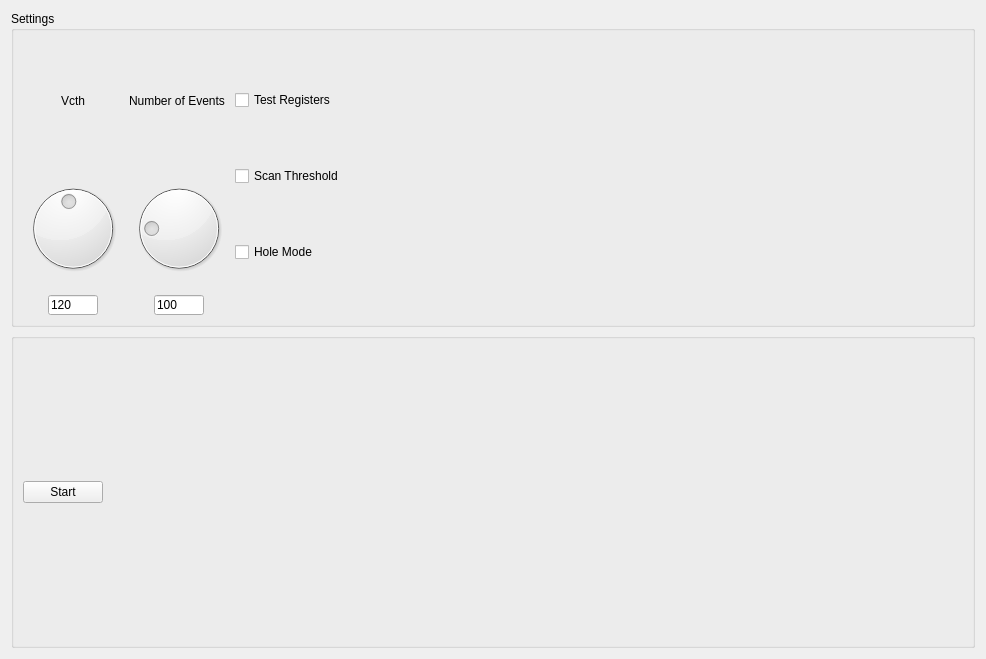
<?xml version="1.0" encoding="UTF-8"?>
<ui version="4.0">
 <class>DataTestTab</class>
 <widget class="QWidget" name="DataTestTab">
  <property name="geometry">
   <rect>
    <x>0</x>
    <y>0</y>
    <width>986</width>
    <height>659</height>
   </rect>
  </property>
  <property name="windowTitle">
   <string>Form</string>
  </property>
  <layout class="QHBoxLayout" name="horizontalLayout">
   <item>
    <layout class="QVBoxLayout" name="loDataTestTab">
     <item>
      <layout class="QHBoxLayout" name="loCbcBox"/>
     </item>
     <item>
      <widget class="QGroupBox" name="gbSettings">
       <property name="title">
        <string>Settings</string>
       </property>
       <layout class="QHBoxLayout" name="horizontalLayout_3">
        <item>
         <layout class="QGridLayout" name="gridLayout">
          <item row="0" column="2" alignment="Qt::AlignHCenter">
           <widget class="QLabel" name="lblVcth">
            <property name="text">
             <string>Vcth</string>
            </property>
           </widget>
          </item>
          <item row="1" column="2">
           <widget class="QDial" name="dialVcth">
            <property name="cursor">
             <cursorShape>ArrowCursor</cursorShape>
            </property>
            <property name="maximum">
             <number>255</number>
            </property>
            <property name="value">
             <number>120</number>
            </property>
            <property name="invertedAppearance">
             <bool>false</bool>
            </property>
            <property name="wrapping">
             <bool>false</bool>
            </property>
            <property name="notchesVisible">
             <bool>false</bool>
            </property>
           </widget>
          </item>
          <item row="1" column="4">
           <widget class="QDial" name="dialEvents">
            <property name="maximum">
             <number>500</number>
            </property>
            <property name="value">
             <number>100</number>
            </property>
           </widget>
          </item>
          <item row="2" column="2" alignment="Qt::AlignHCenter">
           <widget class="QLineEdit" name="txtVcth">
            <property name="maximumSize">
             <size>
              <width>50</width>
              <height>20</height>
             </size>
            </property>
            <property name="text">
             <string>120</string>
            </property>
           </widget>
          </item>
          <item row="2" column="4" alignment="Qt::AlignHCenter">
           <widget class="QLineEdit" name="txtEvents">
            <property name="maximumSize">
             <size>
              <width>50</width>
              <height>20</height>
             </size>
            </property>
            <property name="text">
             <string>100</string>
            </property>
           </widget>
          </item>
          <item row="0" column="4">
           <widget class="QLabel" name="lblEvents">
            <property name="text">
             <string>Number of Events</string>
            </property>
           </widget>
          </item>
         </layout>
        </item>
        <item>
         <layout class="QVBoxLayout" name="loOptionsExtra">
          <item>
           <widget class="QCheckBox" name="checkTestReg">
            <property name="text">
             <string>Test Registers</string>
            </property>
           </widget>
          </item>
          <item>
           <widget class="QCheckBox" name="checkScan">
            <property name="text">
             <string>Scan Threshold</string>
            </property>
           </widget>
          </item>
          <item>
           <widget class="QCheckBox" name="checkHoleMode">
            <property name="text">
             <string>Hole Mode</string>
            </property>
           </widget>
          </item>
         </layout>
        </item>
        <item>
         <spacer name="spacerSettings">
          <property name="orientation">
           <enum>Qt::Horizontal</enum>
          </property>
          <property name="sizeHint" stdset="0">
           <size>
            <width>40</width>
            <height>20</height>
           </size>
          </property>
         </spacer>
        </item>
       </layout>
      </widget>
     </item>
     <item>
      <widget class="QGroupBox" name="gbStart">
       <property name="title">
        <string/>
       </property>
       <layout class="QHBoxLayout" name="horizontalLayout_2">
        <item>
         <widget class="QPushButton" name="btnStart">
          <property name="text">
           <string>Start</string>
          </property>
         </widget>
        </item>
        <item>
         <spacer name="spacerStart">
          <property name="orientation">
           <enum>Qt::Horizontal</enum>
          </property>
          <property name="sizeHint" stdset="0">
           <size>
            <width>40</width>
            <height>20</height>
           </size>
          </property>
         </spacer>
        </item>
       </layout>
      </widget>
     </item>
    </layout>
   </item>
  </layout>
 </widget>
 <resources/>
 <connections/>
</ui>
